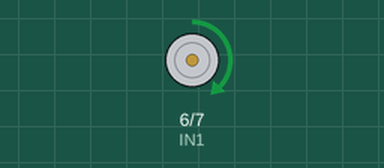
A sketch run on a simulated Arduino Uno, built with avr-gcc and run on an emulated ATmega328P. Parts: motor-driver pin pairs drawn as motors (green arrow = first pin HIGH = forward, orange = second pin HIGH = backward, longer = more drive, scaled by the enable pin).

Above: at 5.12 s.
Timing chart, 0 to 8.0 s (numbered marks = the images above):
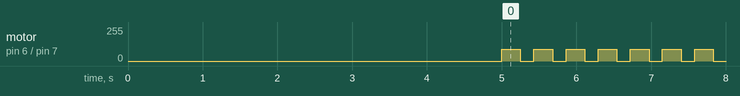

The sketch:

extrusor_v1.ino
```cpp
/*
==========================================
EXTRUSOR PARA IMPRESSORA 3D
Arduino dedicado

L298
==========================================
*/

#define ENA 5
#define IN1 6
#define IN2 7

// velocidade do motor (0~255)
const int velocidade = 90;

void setup() {

  pinMode(ENA, OUTPUT);
  pinMode(IN1, OUTPUT);
  pinMode(IN2, OUTPUT);

  pararMotor();

  // aguarda aquecimento
  delay(5000);
}

void loop() {

  empurrarFilamento(250);

  delay(180);

}

void empurrarFilamento(int tempo){

  digitalWrite(IN1,HIGH);
  digitalWrite(IN2,LOW);

  analogWrite(ENA,velocidade);

  delay(tempo);

  pararMotor();
}

void pararMotor(){

  analogWrite(ENA,0);

  digitalWrite(IN1,LOW);
  digitalWrite(IN2,LOW);
}
```

Measured:
- by itself, motor on pin 6 (IN1) / pin 7 (IN2): alternates forward 90/255 for 0.25 s and stopped for 0.18 s
